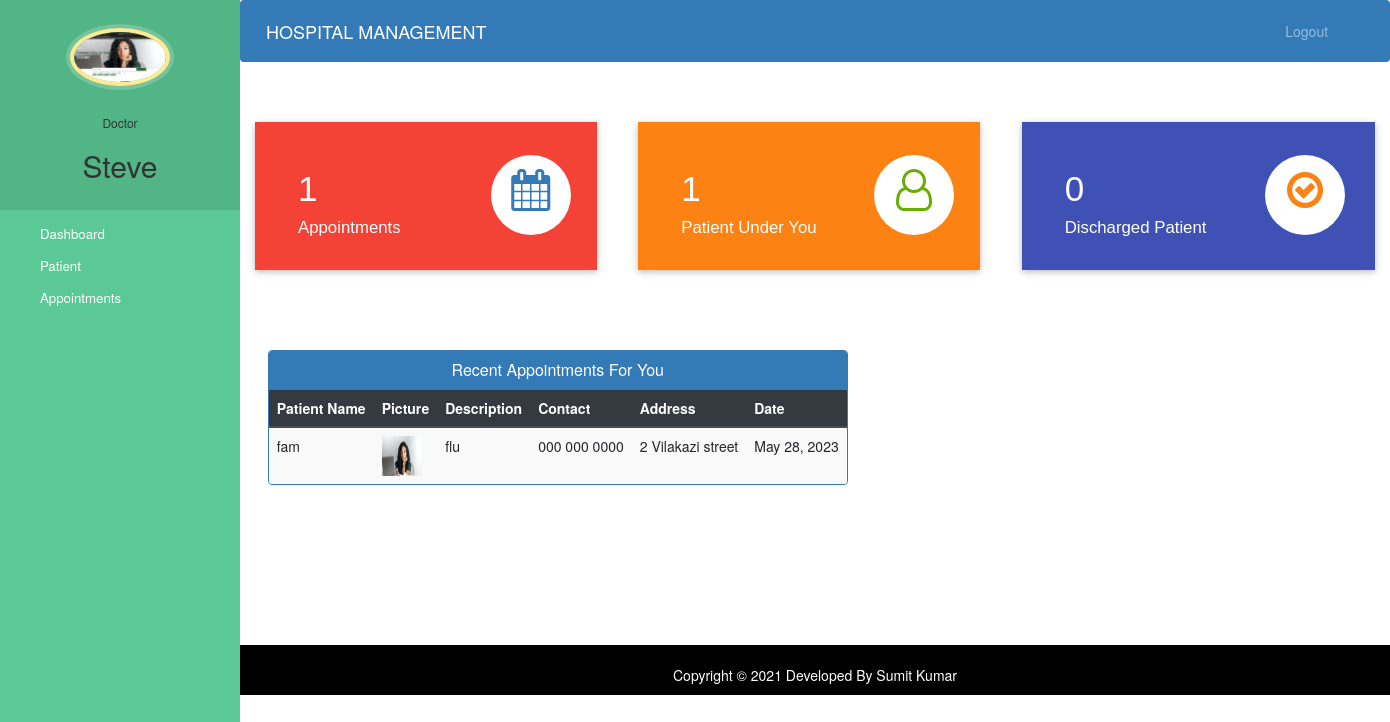
/doctor-dashboard (signed in), run on the app's committed database.
### hospital/models.py (models this page shows, shortened)
class Doctor(models.Model):
    user=models.OneToOneField(User,on_delete=models.CASCADE)
    profile_pic= models.ImageField(upload_to='profile_pic/DoctorProfilePic/',null=True,blank=True)
    address = models.CharField(max_length=40)
    mobile = models.CharField(max_length=20,null=True)
    department= models.CharField(max_length=50,choices=departments,default='Cardiologist')
    status=models.BooleanField(default=False)

class Appointment(models.Model):
    patientId=models.PositiveIntegerField(null=True)
    doctorId=models.PositiveIntegerField(null=True)
    patientName=models.CharField(max_length=40,null=True)
    doctorName=models.CharField(max_length=40,null=True)
    appointmentDate=models.DateField(auto_now=True)
    description=models.TextField(max_length=500)
    status=models.BooleanField(default=False)

class Patient(models.Model):
    user=models.OneToOneField(User,on_delete=models.CASCADE)
    profile_pic= models.ImageField(upload_to='profile_pic/PatientProfilePic/',null=True,blank=True)
    address = models.CharField(max_length=40)
    mobile = models.CharField(max_length=20,null=False)
    symptoms = models.CharField(max_length=100,null=False)
    assignedDoctorId = models.PositiveIntegerField(null=True)
    admitDate=models.DateField(auto_now=True)
    status=models.BooleanField(default=False)

### hospital/views.py (the view)
# urls.py: path('doctor-dashboard', views.doctor_dashboard_view,name='doctor-dashboard'),
@login_required(login_url='doctorlogin')
@user_passes_test(is_doctor)
def doctor_dashboard_view(request):
    patientcount=models.Patient.objects.all().filter(status=True,assignedDoctorId=request.user.id).count()
    appointmentcount=models.Appointment.objects.all().filter(status=True,doctorId=request.user.id).count()
    patientdischarged=models.PatientDischargeDetails.objects.all().distinct().filter(assignedDoctorName=request.user.first_name).count()
    appointments=models.Appointment.objects.all().filter(status=True,doctorId=request.user.id).order_by('-id')
    patientid=[]
    for a in appointments:
        patientid.append(a.patientId)
    patients=models.Patient.objects.all().filter(status=True,user_id__in=patientid).order_by('-id')
    appointments=zip(appointments,patients)
    mydict={
    'patientcount':patientcount,
    'appointmentcount':appointmentcount,
    'patientdischarged':patientdischarged,
    'appointments':appointments,
    'doctor':models.Doctor.objects.get(user_id=request.user.id), #for profile picture of doctor in sidebar
    }
    return render(request,'hospital/doctor_dashboard.html',context=mydict)

### hospital/views.py (called while the page is built)
def is_doctor(user):
    return user.groups.filter(name='DOCTOR').exists()

### templates/hospital/doctor_dashboard.html
{% extends 'hospital/doctor_base.html' %}
{% load static %}
{% block content %}
{%include 'hospital/doctor_dashboard_cards.html'%}
<br><br><br><br>
<div class="container">
  <div class="row">
    <div class="panel panel-primary" style="margin-left:2%;">
      <div class="panel-heading" style="text-align:center;">
        <h6 class="panel-title">Recent Appointments For You</h6>
      </div>
      <table class="table table-hover table-striped" id="dev-table">
        <thead class="thead-dark">
          <tr>
            <th>Patient Name</th>
            <th>Picture</th>
            <th>Description</th>
            <th>Contact</th>
            <th>Address</th>
            <th>Date</th>
          </tr>
        </thead>
        {% for a,p in appointments %}
        <tr>
          <td>{{a.patientName}}</td>
          <td> <img src="{% static p.profile_pic.url %}" alt="Profile Pic" height="40px" width="40px" /></td>
          <td>{{a.description}}</td>
          <td>{{p.mobile}}</td>
          <td>{{p.address}}</td>
          <td>{{a.appointmentDate}}</td>
        </tr>
        {% endfor %}
      </table>
    </div>
  </div>
</div>
{% endblock content %}

### templates/hospital/doctor_base.html (shortened to what this page needs)
<!DOCTYPE html>
{% load static %}
<html lang="en">
<head>
  <link rel="stylesheet" href="https://stackpath.bootstrapcdn.com/bootstrap/4.3.1/css/bootstrap.min.css">
  <link rel="stylesheet" href="https://maxcdn.bootstrapcdn.com/font-awesome/4.7.0/css/font-awesome.min.css">
</head>
<body>
  <nav class="menu" tabindex="0">
    <header class="avatar">
      <img src="{% static doctor.profile_pic.url %}" alt="Profile Pic" />
      <br><br>
      <h6>Doctor</h6>
      <h2>{{request.user.first_name}}</h2>
    </header>
    <ul>
      <li tabindex="0" class="icon-dashboard"> <a style="color:white; text-decoration:none;" href="/doctor-dashboard"><span>Dashboard</span></a> </li>
      <li tabindex="0" class="icon-users"> <a style="color:white; text-decoration:none;" href="/doctor-patient"><span>Patient</span></a></li>
      <li tabindex="0" class="icon-calendar"> <a style="color:white; text-decoration:none;" href="/doctor-appointment"><span>Appointments</span></a></li>
    </ul>
  </nav>
  <main>
    <div class="bs-example">
      <nav class="navbar navbar-expand-md  navbar-dark fixed-top" style="background:#337AB7;">
        <a href="/doctor-dashboard" class="navbar-brand">HOSPITAL MANAGEMENT</a>
        <div class="collapse navbar-collapse justify-content-between" id="navbarCollapse">
          <div class="navbar-nav" style=" margin-left: 90%;">
            <a href="/logout" class="nav-item nav-link">Logout</a>
          </div>
        </div>
      </nav>
    </div>
    <br><br>
    {% block content %}
    {% endblock content %}
    <br><br><br><br><br><br><br>
    <footer>
      <br>
      <div class="container">
        <div class="row">
          <div class="col-md-12 col-sm-12">
            <div style="color:#ffffff;" class="wow fadeInUp footer-copyright">
              <p>
                Copyright &copy; 2021 Developed By Sumit Kumar </p>
            </div>
          </div>
        </div>
      </div>
    </footer>
  </main>
</body>
</html>

### templates/hospital/doctor_dashboard_cards.html (shortened to what this page needs)
<!DOCTYPE html>
<html lang="en" dir="ltr">
<head>
  <link rel="stylesheet" href="https://maxcdn.bootstrapcdn.com/bootstrap/3.4.1/css/bootstrap.min.css">
  <link rel="stylesheet" href="https://cdnjs.cloudflare.com/ajax/libs/font-awesome/4.7.0/css/font-awesome.min.css">
</head>
<body>
  <div class="market-updates">
    <div class="col-md-4 market-update-gd">
      <div class="market-update-block clr-block-1">
        <div class="col-md-8 market-update-left">
          <h3>{{appointmentcount}}</h3>
          <h4>Appointments</h4>
        </div>
        <div class="col-md-4 market-update-right">
          <i class="fa fa-calendar"> </i>
        </div>
        <div class="clearfix"> </div>
      </div>
    </div>
    <div class="col-md-4 market-update-gd">
      <div class="market-update-block clr-block-2">
        <div class="col-md-8 market-update-left">
          <h3>{{patientcount}}</h3>
          <h4>Patient Under You</h4>
        </div>
        <div class="col-md-4 market-update-right">
          <i class="fa fa-user-o"></i>
        </div>
        <div class="clearfix"> </div>
      </div>
    </div>
    <div class="col-md-4 market-update-gd">
      <div class="market-update-block clr-block-3">
        <div class="col-md-8 market-update-left">
          <h3>{{patientdischarged}}</h3>
          <h4>Discharged Patient</h4>
        </div>
        <div class="col-md-4 market-update-right">
          <i class="fa fa-check-circle-o" aria-hidden="true"></i>
        </div>
        <div class="clearfix"> </div>
      </div>
    </div>
  </div>
</body>
</html>

### templates/hospital/doctor_base.html (style rules this page uses)
a:link { text-decoration: none; }
a { color: white; }
footer { padding: 0px 0px 0px 0px; background-color: black; margin: 0px; }
.fa { font-size: 23px; width: 60px; text-align: center; text-decoration: none; margin: 5px 2px; border-radius: 50%; }
p { text-align: center; }
body { padding-left: 240px; }
main { position: relative; height: 100vh; }
.menu { background: #5bc995; height: 100vh; width: 240px; position: fixed; top: 0px; left: 0; z-index: 5; outline: none; }
.menu .avatar { background: rgba(0, 0, 0, 0.1); padding: 2em 0.5em; text-align: center; }
.menu .avatar img { width: 100px; border-radius: 50%; overflow: hidden; border: 4px solid #ffea92; box-shadow: 0 0 0 4px rgba(255, 255, 255, 0.2); }
.menu .avatar h2 { font-weight: normal; margin-bottom: 0; }
.menu ul { list-style: none; padding: 0.5em 0; margin: 0; }
.menu ul li { padding: 0.5em 1em 0.5em 3em; font-size: 0.95em; font-weight: regular; background-repeat: no-repeat; background-position: left 15px center; background-size: auto 20px; transition: all 0.15s linear; cursor: pointer; }
.menu ul li.icon-dashboard { background-image: url("http://www.entypo.com/images//gauge.svg"); }
.menu ul li.icon-users { background-image: url("http://www.entypo.com/images//users.svg"); }
.menu ul li.icon-calendar { background-image: url("http://www.entypo.com/images//calendar.svg"); }

### templates/hospital/doctor_dashboard_cards.html (style rules this page uses)
.market-update-block { padding: 2em 2em; background: #999; }
.market-update-block h3 { color: #fff; font-size: 2.5em; font-family: 'Carrois Gothic', sans-serif; }
.market-update-block h4 { font-size: 1.2em; color: #fff; margin: 0.3em 0em; font-family: 'Carrois Gothic', sans-serif; }
.market-update-block.clr-block-1 { background: #f44336; margin-right: 0.8em; box-shadow: 0 2px 5px 0 rgba(0, 0, 0, 0.16), 0 2px 10px 0 rgba(0, 0, 0, 0.12); transition: 0.5s all; -webkit-transition: 0.5s all; -moz-transition: 0.5s all; -o-transition: 0.5s all; }
.market-update-block.clr-block-2 { background: #FC8213; margin-right: 0.8em; box-shadow: 0 2px 5px 0 rgba(0, 0, 0, 0.16), 0 2px 10px 0 rgba(0, 0, 0, 0.12); transition: 0.5s all; -webkit-transition: 0.5s all; -moz-transition: 0.5s all; -o-transition: 0.5s all; }
.market-update-block.clr-block-3 { background: #3f51b5; box-shadow: 0 2px 5px 0 rgba(0, 0, 0, 0.16), 0 2px 10px 0 rgba(0, 0, 0, 0.12); transition: 0.5s all; -webkit-transition: 0.5s all; -moz-transition: 0.5s all; -o-transition: 0.5s all; }
.market-update-right i.fa.fa-user-o { font-size: 3em; color: #68AE00; width: 80px; height: 80px; background: #fff; text-align: center; border-radius: 49px; -webkit-border-radius: 49px; -moz-border-radius: 49px; -o-border-radius: 49px; line-height: 1.7em; }
.market-update-right i.fa.fa-check-circle-o { font-size: 3em; color: #FC8213; width: 80px; height: 80px; background: #fff; text-align: center; border-radius: 49px; -webkit-border-radius: 49px; -moz-border-radius: 49px; -o-border-radius: 49px; line-height: 1.7em; }
.market-update-right i.fa.fa-calendar { font-size: 3em; color: #337AB7; width: 80px; height: 80px; background: #fff; text-align: center; border-radius: 49px; -webkit-border-radius: 49px; -moz-border-radius: 49px; -o-border-radius: 49px; line-height: 1.7em; }
.market-update-left { padding: 0px; }

### data on the page
Doctor: profile_pic (picture)
Appointment: patientName "fam", profile_pic (picture), description "flu", mobile "000 000 0000", address "2 Vilakazi street", appointmentDate "May 28, 2023"

### other printed values
{{ request.user.first_name }} "Steve"
{{ appointmentcount }} "1"
{{ patientcount }} "1"
{{ patientdischarged }} "0"
